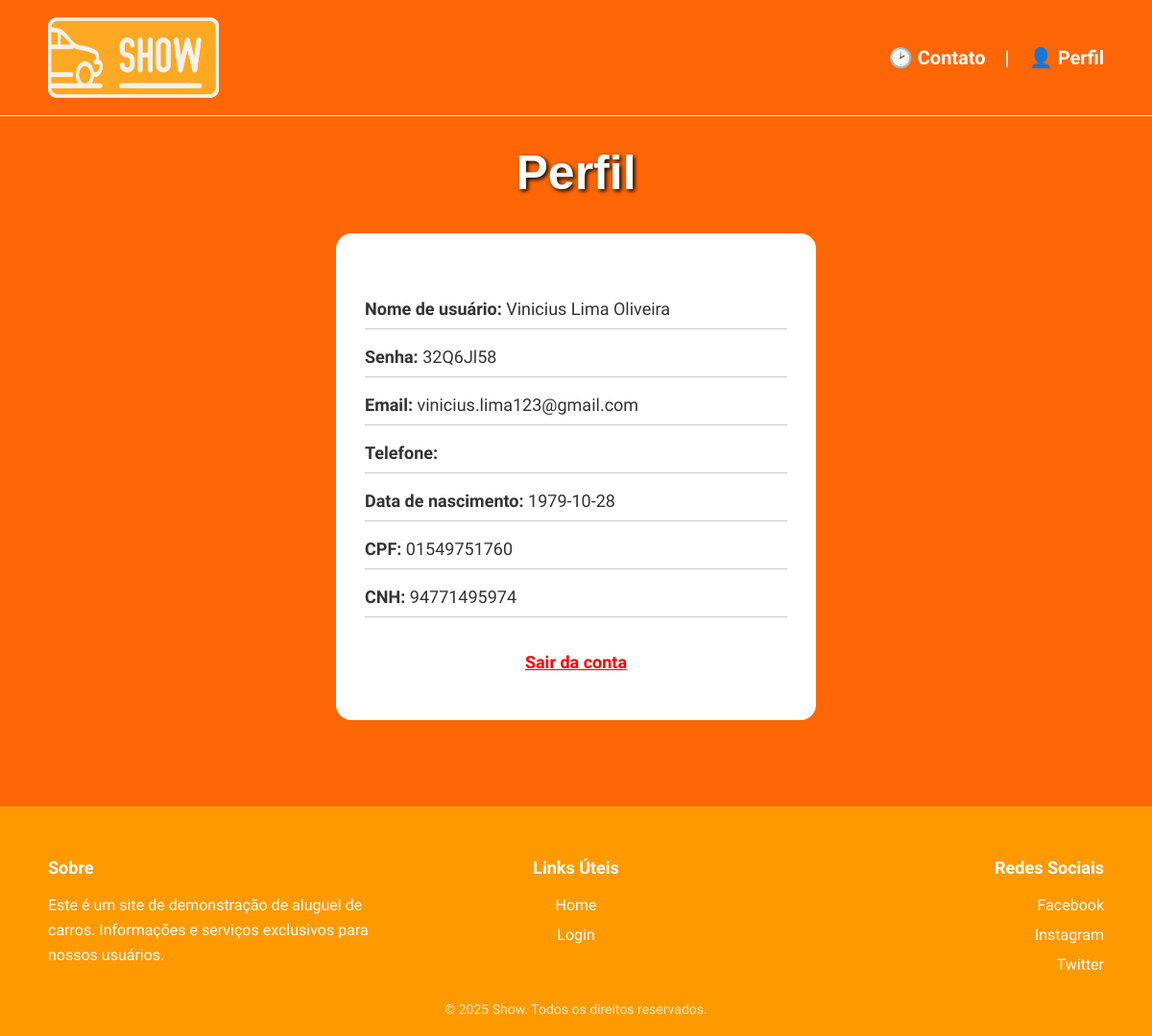
The app's page /perfil (signed in) with its own data.
### projeto_agostinhov1.1/models.py (models this page shows, shortened)
class Cliente(Base):
    __tablename__ = "clientes"
    id = Column("id", Integer, primary_key=True, autoincrement=True)
    cpf = Column("cpf", String(11))
    doc_identificacao = Column("doc_identificacao", String(20))
    nome = Column("nome", String(200), nullable=False)
    email = Column("email", String(255), nullable=False)
    senha = Column("senha", String(100), nullable=False)
    data_nasc = Column("data_nasc", Date, nullable=False)
    cnh = Column("cnh", String(20), nullable=False)

### projeto_agostinhov1.1/app.py (the view)
@app.route("/perfil")
def perfil():
    sessao = Sessao()
    usuario = session.get("id_usuario")
    if session.get("cargo"):
        usuario_certo = sessao.query(Funcionario).filter_by(id = usuario).first()
    elif session.get("tipo"):
        usuario_certo = sessao.query(Cliente).filter_by(id = usuario).first()
    if usuario_certo:
        return render_template("perfil.html", usuario = usuario_certo)
    else:
        return abort(401)

### projeto_agostinhov1.1/templates/perfil.html (shortened to what this page needs)
{% extends "base.html" %}
{% block conteudo_principal %}
    <h1>Perfil</h1>
    <div class="simples_container">
        <p><strong>Nome de usuário:</strong> {{ usuario["nome"] }}</p>
        <p><strong>Senha:</strong> {{ usuario["senha"] }}</p>
        <p><strong>Email:</strong> {{ usuario["email"] }}</p>
        <p><strong>Telefone:</strong> {{ usuario["telefone"] }}</p>
        <p><strong>Data de nascimento:</strong> {{ usuario["data_nasc"] }}</p>
        <p><strong>CPF:</strong> {{ usuario["cpf"] }}</p>
        <p><strong>CNH:</strong> {{ usuario["cnh"] }}</p>
        <br>
        <div style="text-align: center;">
            <a href="/logout" style="color: red; font-weight: bold;">Sair da conta</a>
        </div>
    </div>
{% endblock %}

### projeto_agostinhov1.1/static/estilo.css (style rules this page uses)
h1 { font-family: sans-serif; font-size: 50px; color: rgb(255, 254, 254); text-shadow: 2px 2px 4px black; margin-top: 0; padding-top: 30px; text-align: center; }
body { font-family: "Work Sans"; font-size: 18px; color: #000000; background-color: #ff6606; margin: 0; min-height: 100vh; display: flex; flex-direction: column; }
a { color: #000000; }
.simples_container { background-color: #fff; border-radius: 16px; width: 100%; max-width: 500px; margin: 30px auto; padding: 50px 30px; text-align: center; box-sizing: border-box; }
.simples_container p { font-size: 18px; border-bottom: 1px solid #ccc; padding-bottom: 10px; margin-bottom: 15px; text-align: left; color: #333; }
.simples_container a { visibility: visible !important; }

### records on screen
Cliente: nome "Vinicius Lima Oliveira", senha "32Q6Jl58", email "vinicius.lima123@gmail.com", data_nasc "1979-10-28", cpf "01549751760", cnh "94771495974"
